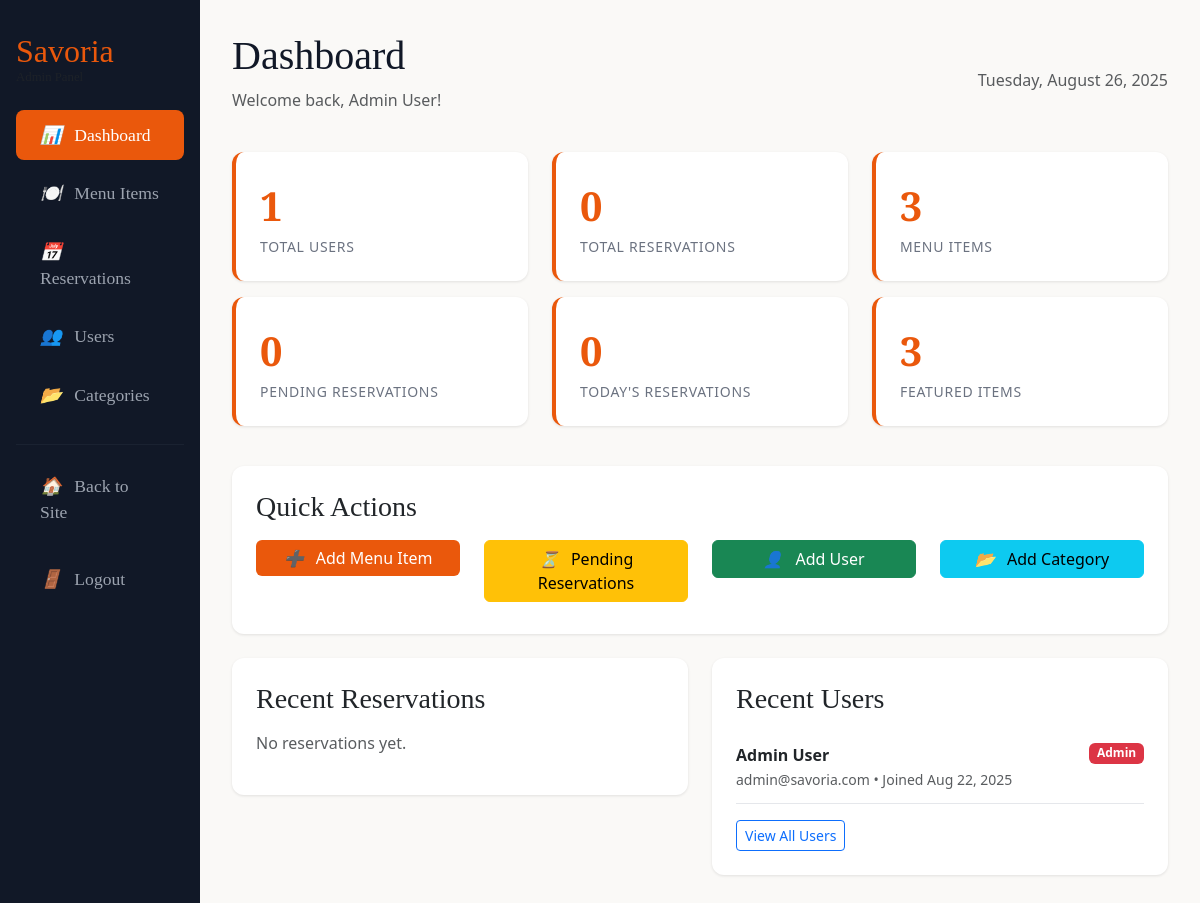
/admin/index.php (signed in), run on the app's committed database.
### tables this page shows
CREATE TABLE users (
    id INT AUTO_INCREMENT PRIMARY KEY,
    name VARCHAR(100) NOT NULL,
    email VARCHAR(150) UNIQUE NOT NULL,
    password_hash VARCHAR(255) NOT NULL,
    role ENUM('admin', 'user') DEFAULT 'user',
    phone VARCHAR(20),
    last_login TIMESTAMP NULL,
    created_at TIMESTAMP DEFAULT CURRENT_TIMESTAMP,
    updated_at TIMESTAMP DEFAULT CURRENT_TIMESTAMP ON UPDATE CURRENT_TIMESTAMP,
    INDEX idx_email (email),
    INDEX idx_role (role)
);

### includes/auth.php (called while the page is built, shortened)
<?php
require_once __DIR__ . '/db.php';
function is_logged_in() {
    return isset($_SESSION['user_id']) && !empty($_SESSION['user_id']);
}
function current_user() {
    static $user = null;
    if ($user === null) {
        $user = db_fetch_one(
            "SELECT id, name, email, role, created_at FROM users WHERE id = ?",
            [$_SESSION['user_id']],
            'i'
        );
    }
    return $user;
}
function require_role($required_role) {
    $user = current_user();
}
?>

### includes/db.php (called while the page is built, shortened)
<?php
class Database {
    private static $instance = null;
    private $connection;
    private function __construct() {
        try {
            $this->connection = new mysqli(DB_HOST, DB_USER, DB_PASS, DB_NAME);
            $this->connection->set_charset("utf8mb4");
        } catch (Exception $e) {
            if (DEBUG_MODE) {
                die("Database connection error: " . $e->getMessage());
            } else {
                die("Database connection error. Please try again later.");
            }
        }
    }
    public static function getInstance() {
        if (self::$instance === null) {
            self::$instance = new Database();
        }
        return self::$instance;
    }
    public function query($sql, $params = [], $types = '') {
        $stmt = $this->connection->prepare($sql);
        if (!empty($params)) {
            $stmt->bind_param($types, ...$params);
        }
        if (!$stmt->execute()) {
            if (DEBUG_MODE) {
                throw new Exception("Execute failed: " . $stmt->error);
            } else {
                throw new Exception("Database operation failed");
            }
        }
        return $stmt;
    }
    public function fetchOne($sql, $params = [], $types = '') {
        $stmt = $this->query($sql, $params, $types);
        $result = $stmt->get_result();
        return $result->fetch_assoc();
    }
    public function fetchAll($sql, $params = [], $types = '') {
        $stmt = $this->query($sql, $params, $types);
        $result = $stmt->get_result();
        return $result->fetch_all(MYSQLI_ASSOC);
    }
}
function db() {
    return Database::getInstance();
}
function db_fetch_one($sql, $params = [], $types = '') {
    return db()->fetchOne($sql, $params, $types);
}
function db_fetch_all($sql, $params = [], $types = '') {
    return db()->fetchAll($sql, $params, $types);
}
?>

### admin/index.php (the view, shortened to what this page needs)
<?php
require_once __DIR__ . '/../includes/auth.php';
require_role('admin');
try {
    $stats = [
        'total_users' => db_fetch_one("SELECT COUNT(*) as count FROM users")['count'],
        'total_reservations' => db_fetch_one("SELECT COUNT(*) as count FROM reservations")['count'],
        'total_menu_items' => db_fetch_one("SELECT COUNT(*) as count FROM menu_items")['count'],
        'pending_reservations' => db_fetch_one("SELECT COUNT(*) as count FROM reservations WHERE status = 'pending'")['count'],
        'todays_reservations' => db_fetch_one("SELECT COUNT(*) as count FROM reservations WHERE reservation_date = CURDATE()")['count'],
        'featured_items' => db_fetch_one("SELECT COUNT(*) as count FROM menu_items WHERE is_featured = 1")['count']
    ];
    $recent_reservations = db_fetch_all(
        "SELECT r.*, u.name as user_name FROM reservations r
         LEFT JOIN users u ON r.user_id = u.id
         ORDER BY r.created_at DESC LIMIT 5"
    );
    $recent_users = db_fetch_all(
        "SELECT id, name, email, role, created_at FROM users
         ORDER BY created_at DESC LIMIT 5"
    );
} catch (Exception $e) {
    $stats = [
        'total_users' => 0,
        'total_reservations' => 0,
        'total_menu_items' => 0,
        'pending_reservations' => 0,
        'todays_reservations' => 0,
        'featured_items' => 0
    ];
    $recent_reservations = [];
    $recent_users = [];
}
$user = current_user();
?>
<!DOCTYPE html>
<html lang="en">
<head>
    <link href="https://cdn.jsdelivr.net/npm/bootstrap@5.3.3/dist/css/bootstrap.min.css" rel="stylesheet">
    <link rel="stylesheet" href="../css/main.css">
</head>
<body>
    <div class="container-fluid p-0">
        <div class="row g-0">
            <div class="col-md-3 col-lg-2 admin-sidebar">
                <div class="px-3">
                    <h2 class="text-white mb-4" style="font-family: 'Cormorant Garamond', serif;">
                        <a href="../index.php" style="color: #ea580c; text-decoration: none;">Savoria</a>
                        <small class="d-block text-muted" style="font-size: 0.8rem;">Admin Panel</small>
                    </h2>
                    <nav class="nav flex-column">
                        <a href="index.php" class="admin-nav-link active">
                            <i class="me-2">📊</i> Dashboard
                        </a>
                        <a href="menu-list.php" class="admin-nav-link">
                            <i class="me-2">🍽️</i> Menu Items
                        </a>
                        <a href="reservation-list.php" class="admin-nav-link">
                            <i class="me-2">📅</i> Reservations
                        </a>
                        <a href="user-list.php" class="admin-nav-link">
                            <i class="me-2">👥</i> Users
                        </a>
                        <a href="category-list.php" class="admin-nav-link">
                            <i class="me-2">📂</i> Categories
                        </a>
                        <hr class="my-3" style="border-color: #374151;">
                        <a href="../index.php" class="admin-nav-link">
                            <i class="me-2">🏠</i> Back to Site
                        </a>
                        <form method="POST" action="../auth/logout.php" class="mt-2">
                            <button type="submit" class="admin-nav-link border-0 bg-transparent w-100 text-start">
                                <i class="me-2">🚪</i> Logout
                            </button>
                        </form>
                    </nav>
                </div>
            </div>
            <div class="col-md-9 col-lg-10 admin-content">
                <div class="d-flex justify-content-between align-items-center mb-4">
                    <div>
                        <h1 style="font-family: 'Cormorant Garamond', serif; color: #111827;">Dashboard</h1>
                        <p class="text-muted">Welcome back, <?= htmlspecialchars($user['name']) ?>!</p>
                    </div>
                    <div class="text-muted">
                        <?= date('l, F j, Y') ?>
                    </div>
                </div>
                <div class="row mb-4">
                    <div class="col-md-6 col-lg-4 mb-3">
                        <div class="stat-card">
                            <div class="stat-number"><?= number_format($stats['total_users']) ?></div>
                            <div class="stat-label">Total Users</div>
                        </div>
                    </div>
                    <div class="col-md-6 col-lg-4 mb-3">
                        <div class="stat-card">
                            <div class="stat-number"><?= number_format($stats['total_reservations']) ?></div>
                            <div class="stat-label">Total Reservations</div>
                        </div>
                    </div>
                    <div class="col-md-6 col-lg-4 mb-3">
                        <div class="stat-card">
                            <div class="stat-number"><?= number_format($stats['total_menu_items']) ?></div>
                            <div class="stat-label">Menu Items</div>
                        </div>
                    </div>
                    <div class="col-md-6 col-lg-4 mb-3">
                        <div class="stat-card">
                            <div class="stat-number"><?= number_format($stats['pending_reservations']) ?></div>
                            <div class="stat-label">Pending Reservations</div>
                        </div>
                    </div>
                    <div class="col-md-6 col-lg-4 mb-3">
                        <div class="stat-card">
                            <div class="stat-number"><?= number_format($stats['todays_reservations']) ?></div>
                            <div class="stat-label">Today's Reservations</div>
                        </div>
                    </div>
                    <div class="col-md-6 col-lg-4 mb-3">
                        <div class="stat-card">
                            <div class="stat-number"><?= number_format($stats['featured_items']) ?></div>
                            <div class="stat-label">Featured Items</div>
                        </div>
                    </div>
                </div>
                <div class="row mb-4">
                    <div class="col-12">
                        <div class="recent-activity">
                            <h3 class="mb-3" style="font-family: 'Cormorant Garamond', serif;">Quick Actions</h3>
                            <div class="row">
                                <div class="col-md-3 mb-2">
                                    <a href="menu-create.php" class="btn btn-primary w-100">
                                        <i class="me-2">➕</i> Add Menu Item
                                    </a>
                                </div>
                                <div class="col-md-3 mb-2">
                                    <a href="reservation-list.php?status=pending" class="btn btn-warning w-100">
                                        <i class="me-2">⏳</i> Pending Reservations
                                    </a>
                                </div>
                                <div class="col-md-3 mb-2">
                                    <a href="user-create.php" class="btn btn-success w-100">
                                        <i class="me-2">👤</i> Add User
                                    </a>
                                </div>
                                <div class="col-md-3 mb-2">
                                    <a href="category-create.php" class="btn btn-info w-100">
                                        <i class="me-2">📂</i> Add Category
                                    </a>
                                </div>
                            </div>
                        </div>
                    </div>
                </div>
                <div class="row">
                    <div class="col-md-6">
                        <div class="recent-activity">
                            <h3 class="mb-3" style="font-family: 'Cormorant Garamond', serif;">Recent Reservations</h3>
                            <?php if (empty($recent_reservations)): ?>
                                <p class="text-muted">No reservations yet.</p>
                            <?php endif; ?>
                        </div>
                    </div>
                    <div class="col-md-6">
                        <div class="recent-activity">
                            <h3 class="mb-3" style="font-family: 'Cormorant Garamond', serif;">Recent Users</h3>
                            <?php if (empty($recent_users)): ?>
                                <p class="text-muted">No users yet.</p>
                            <?php else: ?>
                                <?php foreach ($recent_users as $recent_user): ?>
                                    <div class="activity-item">
                                        <div class="d-flex justify-content-between align-items-start">
                                            <div>
                                                <strong><?= htmlspecialchars($recent_user['name']) ?></strong>
                                                <br>
                                                <small class="text-muted">
                                                    <?= htmlspecialchars($recent_user['email']) ?>
                                                    • Joined <?= date('M j, Y', strtotime($recent_user['created_at'])) ?>
                                                </small>
                                            </div>
                                            <span class="badge bg-<?= $recent_user['role'] === 'admin' ? 'danger' : 'primary' ?>">
                                                <?= ucfirst($recent_user['role']) ?>
                                            </span>
                                        </div>
                                    </div>
                                <?php endforeach; ?>
                                <div class="mt-3">
                                    <a href="user-list.php" class="btn btn-outline-primary btn-sm">View All Users</a>
                                </div>
                            <?php endif; ?>
                        </div>
                    </div>
                </div>
            </div>
        </div>
    </div>
</body>
</html>

### css/main.css (style rules this page uses)
.btn-primary { background-color: #ea580c; border: 1px #ea580c; }

### admin/index.php (style rules this page uses)
.admin-sidebar { background-color: #111827; min-height: 100vh; padding-top: 2rem; }
.admin-content { background-color: #faf9f7; min-height: 100vh; padding: 2rem; }
.stat-card { background: white; border-radius: 12px; padding: 1.5rem; box-shadow: 0 1px 3px rgba(0, 0, 0, 0.1); border-left: 4px solid #ea580c; }
.stat-number { font-size: 2.5rem; font-weight: 700; color: #ea580c; font-family: "Cormorant Garamond", serif; }
.stat-label { color: #6b7280; font-size: 0.875rem; font-weight: 500; text-transform: uppercase; letter-spacing: 0.05em; }
.admin-nav-link { color: #9ca3af; text-decoration: none; padding: 0.75rem 1.5rem; display: block; border-radius: 8px; margin-bottom: 0.5rem; transition: all 0.2s; font-family: "Cormorant Garamond", serif; font-size: 1.1rem; }
.admin-nav-link:hover, .admin-nav-link.active { background-color: #ea580c; color: white; }
.recent-activity { background: white; border-radius: 12px; padding: 1.5rem; box-shadow: 0 1px 3px rgba(0, 0, 0, 0.1); }
.activity-item { padding: 0.75rem 0; border-bottom: 1px solid #e5e7eb; }

### data on the page
users: name "Admin User", email "admin@savoria.com", created_at "Aug 22, 2025", role "Admin"

### other printed values
$stats['total_users'] "1"
$stats['total_reservations'] "0"
$stats['total_menu_items'] "3"
$stats['pending_reservations'] "0"
$stats['todays_reservations'] "0"
$stats['featured_items'] "3"
